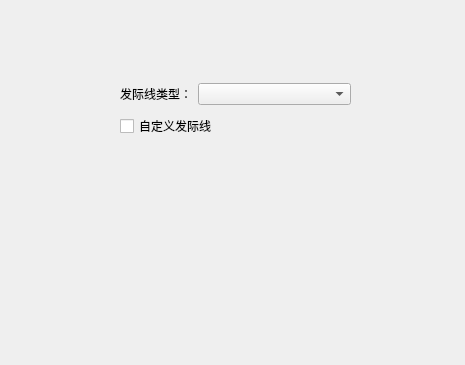
<?xml version="1.0" encoding="UTF-8"?>
<ui version="4.0">
 <class>FaJIxian</class>
 <widget class="QWidget" name="FaJIxian">
  <property name="geometry">
   <rect>
    <x>0</x>
    <y>0</y>
    <width>465</width>
    <height>365</height>
   </rect>
  </property>
  <property name="windowTitle">
   <string>Form</string>
  </property>
  <widget class="QWidget" name="">
   <property name="geometry">
    <rect>
     <x>120</x>
     <y>80</y>
     <width>231</width>
     <height>62</height>
    </rect>
   </property>
   <layout class="QGridLayout" name="gridLayout">
    <item row="0" column="0">
     <widget class="QLabel" name="label">
      <property name="text">
       <string>发际线类型：</string>
      </property>
     </widget>
    </item>
    <item row="0" column="1">
     <widget class="QComboBox" name="comboBox">
      <property name="sizePolicy">
       <sizepolicy hsizetype="Expanding" vsizetype="Fixed">
        <horstretch>0</horstretch>
        <verstretch>0</verstretch>
       </sizepolicy>
      </property>
      <item>
       <property name="text">
        <string/>
       </property>
      </item>
      <item>
       <property name="text">
        <string>锯齿</string>
       </property>
      </item>
      <item>
       <property name="text">
        <string>大M</string>
       </property>
      </item>
      <item>
       <property name="text">
        <string>小m</string>
       </property>
      </item>
      <item>
       <property name="text">
        <string>平行</string>
       </property>
      </item>
     </widget>
    </item>
    <item row="1" column="0" colspan="2">
     <widget class="QCheckBox" name="checkBox">
      <property name="text">
       <string>自定义发际线</string>
      </property>
     </widget>
    </item>
   </layout>
  </widget>
 </widget>
 <resources/>
 <connections/>
</ui>
